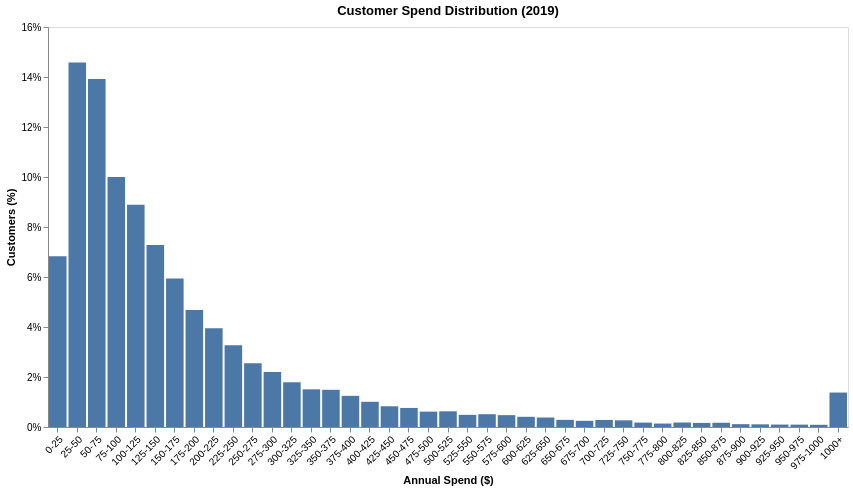

The notebook cell this image was saved under:
### Code cell
distribution_barplot(
    create_distribution(
        cust_data_2019, 
        column="Spend", 
        **create_bins_labels(bin_width=25, max_cutoff=1000)
    ),
    column="Spend",
    title="Customer Spend Distribution (2019)",
    x_title="Annual Spend ($)"
)

### Figure 1 — Vega-Lite specification as saved in the notebook (floating-point values rounded to 4 significant figures)
{"config": {"view": {"continuousWidth": 300, "continuousHeight": 300}, "axis": {"grid": false}}, "data": {"name": "data-32f55d4c7816f183ca3d143160e3231d"}, "mark": {"type": "bar"}, "encoding": {"tooltip": [{"field": "Spend Range", "title": "Range", "type": "nominal"}, {"field": "Customers", "format": ",", "title": "Customers", "type": "quantitative"}, {"field": "Percent", "format": ".1%", "title": "Customers (%)", "type": "quantitative"}], "x": {"axis": {"labelAngle": -45}, "field": "Spend Range", "sort": null, "title": "Annual Spend ($)", "type": "nominal"}, "y": {"axis": {"format": "%"}, "field": "Percent", "title": "Customers (%)", "type": "quantitative"}}, "height": 400, "title": "Customer Spend Distribution (2019)", "width": 800, "$schema": "https://vega.github.io/schema/vega-lite/v6.4.1.json", "datasets": {"data-32f55d4c7816f183ca3d143160e3231d": [{"Spend Range": "0-25", "Customers": 2176, "Percent": 0.06831}, {"Spend Range": "25-50", "Customers": 4644, "Percent": 0.1458}, {"Spend Range": "50-75", "Customers": 4433, "Percent": 0.1392}, {"Spend Range": "75-100", "Customers": 3184, "Percent": 0.09995}, {"Spend Range": "100-125", "Customers": 2833, "Percent": 0.08893}, {"Spend Range": "125-150", "Customers": 2318, "Percent": 0.07277}, {"Spend Range": "150-175", "Customers": 1893, "Percent": 0.05943}, {"Spend Range": "175-200", "Customers": 1492, "Percent": 0.04684}, {"Spend Range": "200-225", "Customers": 1258, "Percent": 0.03949}, {"Spend Range": "225-250", "Customers": 1041, "Percent": 0.03268}, {"Spend Range": "250-275", "Customers": 811, "Percent": 0.02546}, {"Spend Range": "275-300", "Customers": 701, "Percent": 0.02201}, {"Spend Range": "300-325", "Customers": 570, "Percent": 0.01789}, {"Spend Range": "325-350", "Customers": 480, "Percent": 0.01507}, {"Spend Range": "350-375", "Customers": 474, "Percent": 0.01488}, {"Spend Range": "375-400", "Customers": 397, "Percent": 0.01246}, {"Spend Range": "400-425", "Customers": 321, "Percent": 0.01008}, {"Spend Range": "425-450", "Customers": 264, "Percent": 0.008288}, {"Spend Range": "450-475", "Customers": 243, "Percent": 0.007628}, {"Spend Range": "475-500", "Customers": 196, "Percent": 0.006153}, {"Spend Range": "500-525", "Customers": 200, "Percent": 0.006278}, {"Spend Range": "525-550", "Customers": 155, "Percent": 0.004866}, {"Spend Range": "550-575", "Customers": 163, "Percent": 0.005117}, {"Spend Range": "575-600", "Customers": 151, "Percent": 0.00474}, {"Spend Range": "600-625", "Customers": 130, "Percent": 0.004081}, {"Spend Range": "625-650", "Customers": 121, "Percent": 0.003798}, {"Spend Range": "650-675", "Customers": 91, "Percent": 0.002857}, {"Spend Range": "675-700", "Customers": 79, "Percent": 0.00248}, {"Spend Range": "700-725", "Customers": 90, "Percent": 0.002825}, {"Spend Range": "725-750", "Customers": 85, "Percent": 0.002668}, {"Spend Range": "750-775", "Customers": 56, "Percent": 0.001758}, {"Spend Range": "775-800", "Customers": 44, "Percent": 0.001381}, {"Spend Range": "800-825", "Customers": 57, "Percent": 0.001789}, {"Spend Range": "825-850", "Customers": 52, "Percent": 0.001632}, {"Spend Range": "850-875", "Customers": 54, "Percent": 0.001695}, {"Spend Range": "875-900", "Customers": 36, "Percent": 0.00113}, {"Spend Range": "900-925", "Customers": 34, "Percent": 0.001067}, {"Spend Range": "925-950", "Customers": 31, "Percent": 0.0009732}, {"Spend Range": "950-975", "Customers": 30, "Percent": 0.0009418}, {"Spend Range": "975-1000", "Customers": 28, "Percent": 0.000879}, {"Spend Range": "1000+", "Customers": 439, "Percent": 0.01378}]}}
